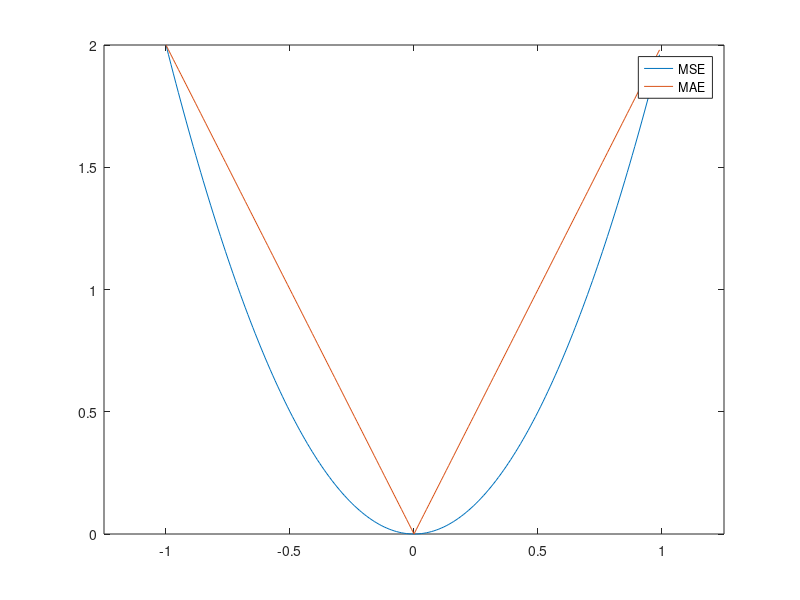
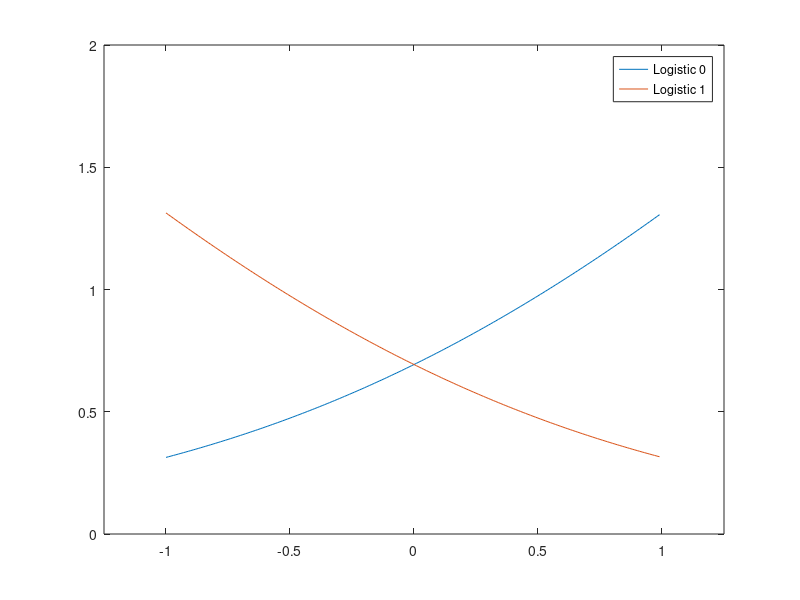
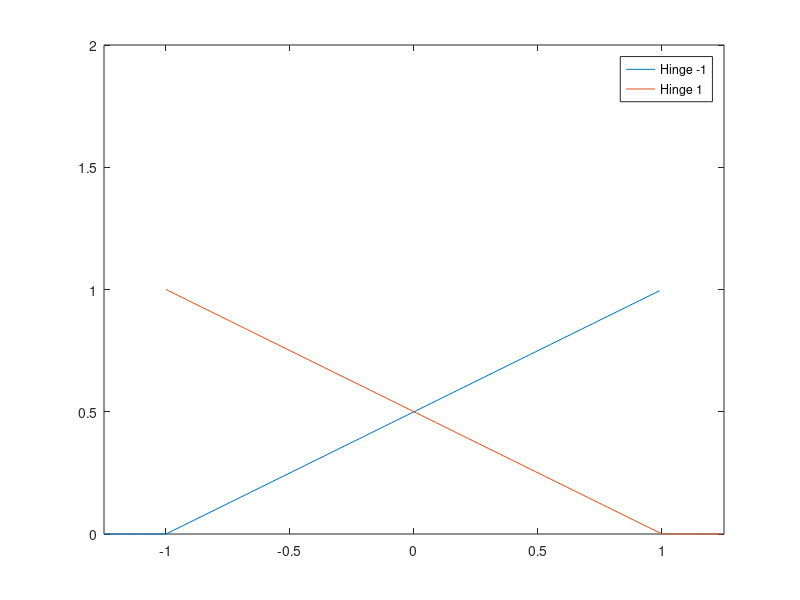
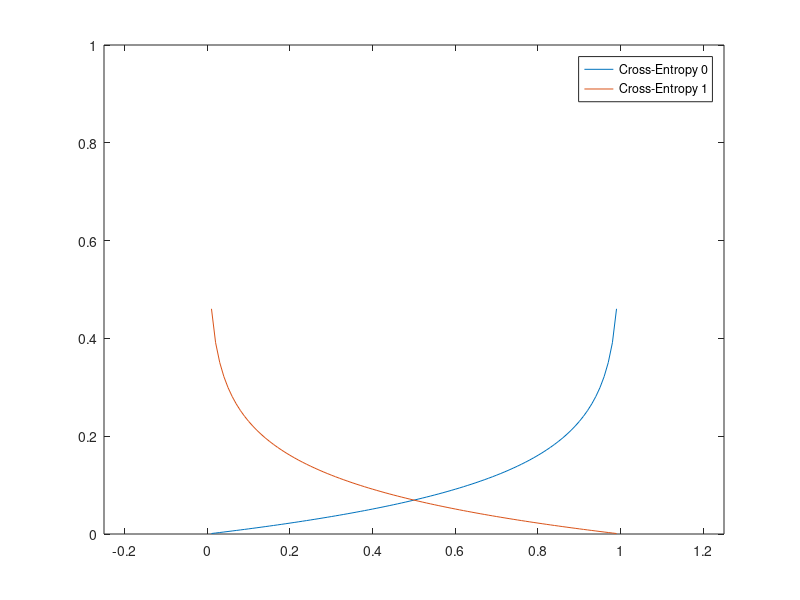

Reproduce these figures in MATLAB, in order. (Note: this script raises an error after producing the figures.)
clear; close all; clc;

h = 0.01;

zreal = -1:h:1; zreal(end) = [];
zlog = -1:h:1; zlog(end) = [];
zhinge0 = -1.25:h:1; zhinge0(end) = [];
zhinge1 = -1:h:1.25; zhinge1(end) = [];
zprob = 0:h:1; zprob(end) = [];

% Regression: y in Reals
y = 0;
mse = 2 * (zreal - y).^2;
mae = 2 * abs(zreal - y);

% Classification y in Reals
y = -1;
logistic0 = log(1 + exp(-y * zlog));
hinge0 = max(0, 1 - y * zhinge0)/2; 

y = 1;
logistic1 = log(1 + exp(-y * zlog));
hinge1 = max(0, 1 - y * zhinge1)/2; 

% Classification y in [0, 1]
y = 0;
crossentropy0 = -(y * log(zprob) + (1 - y) * log(1 - zprob))/10;

y = 1;
crossentropy1 = -(y * log(zprob) + (1 - y) * log(1 - zprob))/10;

figure
plot(zreal, mse)
hold on
plot(zreal, mae)
legend("MSE", "MAE")
xlim([-1.25 1.25])
ylim([0 2])

figure
plot(zlog, logistic0)
hold on
plot(zlog, logistic1)
legend("Logistic 0", "Logistic 1")
xlim([-1.25 1.25])
ylim([0 2])

figure
plot(zhinge0, hinge0)
hold on
plot(zhinge1, hinge1)
legend("Hinge -1", "Hinge 1")
xlim([-1.25 1.25])
ylim([0 2])

figure
plot(zprob, crossentropy0)
hold on
plot(zprob, crossentropy1)
legend("Cross-Entropy 0", "Cross-Entropy 1")
xlim([-0.25 1.25])
ylim([0 1])

% Export data
writetable(array2table([zreal.' mse.' mae.'], 'VariableNames', {'z', 'mse', 'mae'}), 'regression.csv', 'LineEnding', '\n') 
writetable(array2table([zlog.' logistic0.' logistic1.'], 'VariableNames', {'z', 'logistic0', 'logistic1'}), 'logistic.csv', 'LineEnding', '\n') 
writetable(array2table([zhinge0.' zhinge1.' hinge0.' hinge1.'], 'VariableNames', {'z0', 'z1', 'hinge0', 'hinge1'}), 'hinge.csv', 'LineEnding', '\n') 
writetable(array2table([(zprob-0.5).' crossentropy0.' crossentropy1.'], 'VariableNames', {'z', 'crossentropy0', 'crossentropy1'}), 'crossentropy.csv', 'LineEnding', '\n') 
